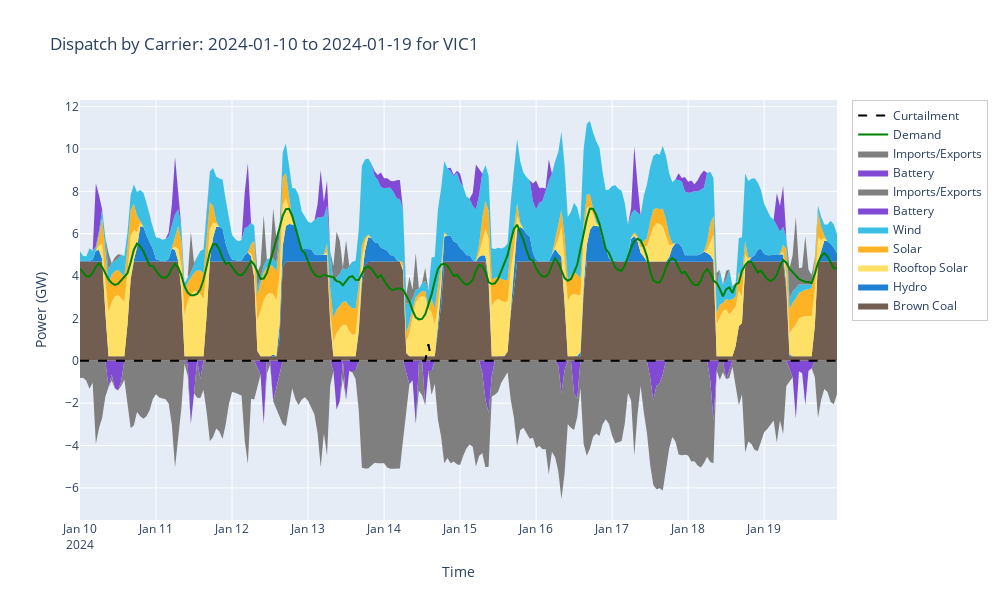

The cell this chart's notebook holds for it:
### Code cell
# plot_dispatch function example - interactive plot of VIC1 region for 10 days starting from 2024-01-19
plot_dispatch(n, time="2024-01-10", days=10, regions=["VIC1"], show_imports=True, interactive=True)
